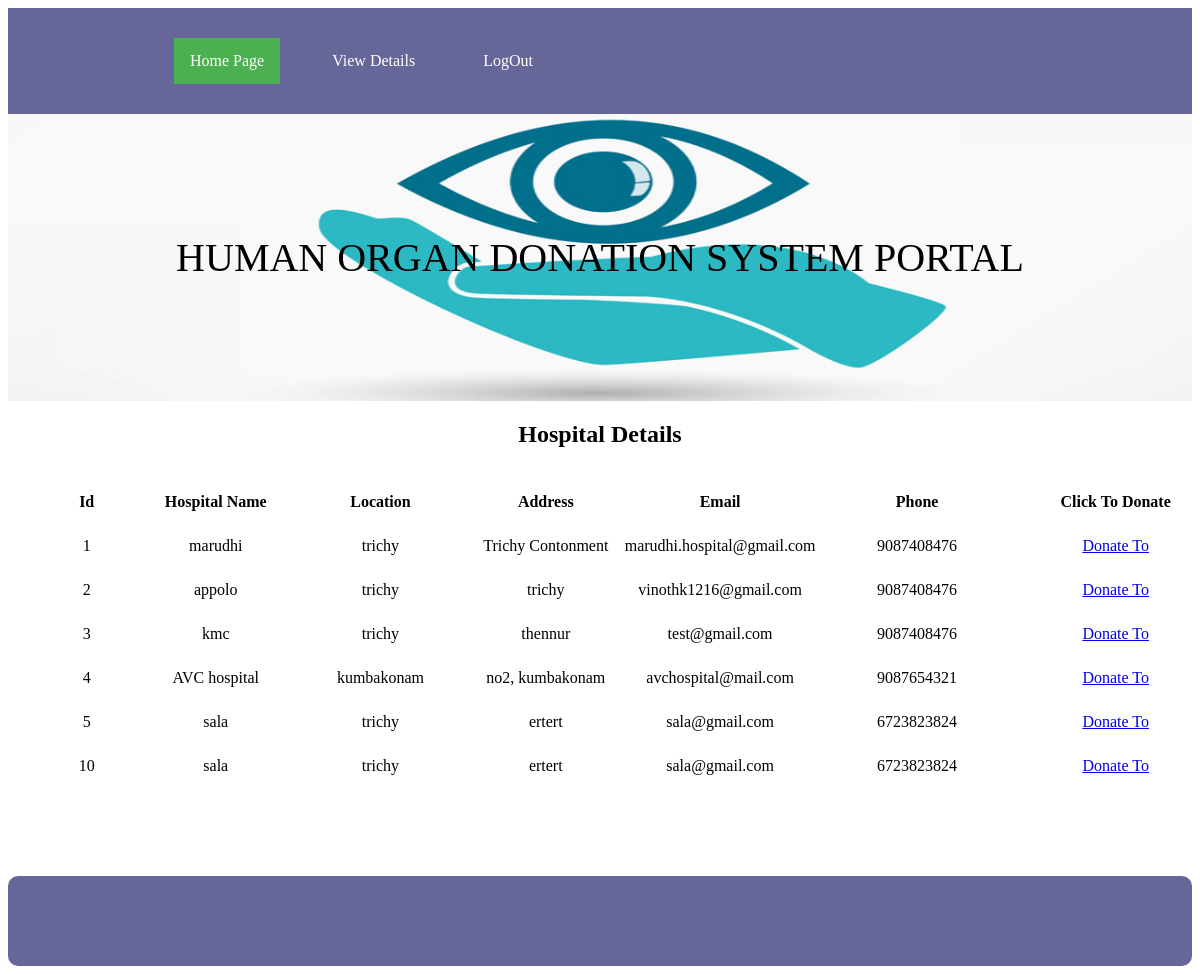
The app's page /uhome.php with its own data.
### tables this page shows
CREATE TABLE `hregist` (
  `id` int(50) NOT NULL,
  `hname` varchar(50) NOT NULL,
  `location` varchar(50) NOT NULL,
  `address` varchar(100) NOT NULL,
  `email` varchar(50) NOT NULL,
  `phone` varchar(50) NOT NULL,
  `admin_name` varchar(50) NOT NULL,
  `license` varchar(200) NOT NULL,
  `psw` varchar(50) NOT NULL
);

### uhome.php (the view, shortened to what this page needs)
<?php
 	include("dbconnect.php");
	extract($_POST);
	?>
<html>
</head>
<ul>
	 <li><a href="#">&nbsp; &nbsp; &nbsp; &nbsp; &nbsp;</a></li>
	  <li><a href="#">&nbsp; &nbsp; &nbsp; &nbsp; &nbsp;</a></li>
  <li><a class="active" href="uhome.php">Home Page</a></li>
  <li><a href="#">&nbsp;</a></li>
  <li><a href="userview.php">View Details</a></li>
   <li><a href="#">&nbsp;</a></li>
   <li><a href="index.php">LogOut</a></li>
</ul>
<div id="bg1"><p>HUMAN ORGAN DONATION SYSTEM PORTAL </p></div>
	<h2 align="center">Hospital Details</h2>
			<table width="102%" align="center">
	<tr>
		<td colspan="10">&nbsp;</td>
		</tr>
		    <tr>
          <td width="2%">&nbsp;</td>
          <td width="9%"><div align="center" class="style6"><strong>Id</strong> </div></td>
		   <td width="13%"><div align="center" class="style6"><strong>Hospital Name</strong> </div></td>
		    <td width="15%"><div align="center" class="style6"><strong>Location</strong> </div></td>
			 <td width="13%"><div align="center" class="style6"><strong>Address</strong> </div></td>
			  <td width="14%"><div align="center" class="style6"><strong>Email</strong> </div></td>
			  <td width="17%"><div align="center" class="style6"><strong>Phone</strong> </div></td>
		    <td width="17%"><div align="center" class="style6"><strong>Click To Donate</strong> </div></td>
        </tr>
		<tr>
		<td colspan="10">&nbsp;</td>
		</tr>
		<?php
		$qry=mysqli_query($conn,"select * from hregist");
		while($row=mysqli_fetch_array($qry))
		{
		?>
        <tr>
		 <td width="2%">&nbsp;</td>
		    <td><div align="center"><?php echo $row['id'];?></div></td>
		   <td><div align="center"><?php echo $row['hname'];?></div></td>
			  <td><div align="center"><?php echo $row['location'];?></div></td>
			 <td><div align="center"><?php echo $row['address'];?></div></td>
			   <td><div align="center"><?php echo $row['email'];?></div></td>
			   <td><div align="center"><?php echo $row['phone'];?></div></td>
			  <td><div align="center"><a href="donate.php?hid=<?php echo $row['id'];?>">Donate To</a></div></td>
        </tr>
		 <tr>
		  	 	<td>&nbsp;</td>
		   		<td>&nbsp;</td>
				<td>&nbsp;</td>
			 	<td>&nbsp;</td>
			 	<td>&nbsp;</td>
			 	<td>&nbsp;</td>
				<td>&nbsp;</td>
		</tr>
        <?php
		}
		?>
				<tr>
		<td colspan="10" align="center">&nbsp;</td>
		</tr>
</table>
<div> &nbsp;</div>
<br>
<br>
<div id="footer"> <strong></strong></div>

### uhome.php (style rules this page uses)
p { color:#000000; text-align: center; text-transform: uppercase; font-size:40px; }
ul { list-style-type: none; margin: 0; padding: 30px; overflow: hidden; background-color: #666699; position: -webkit-sticky; position: sticky; top: 0; border-radius:0px; }
li { float: left; }
li a { display: block; color: white; text-align: center; padding: 14px 16px; text-decoration: none; }
.active { background-color: #4CAF50; }
#footer { padding: 45px; background: #666699; background-repeat: no-repeat; background-size: 1420px 100px; border-radius:10px; text-align:center; text-decoration:blink; font-family: Arial; font-size:15px; }
#bg1 { padding:80px; background:url("images/1.jpg"); background-repeat: no-repeat; background-size: 100% 300px; border-radius:5px; border-radius:0px; font-size:35px; }

### records on screen
hregist: id "1", hname "marudhi", location "trichy", address "Trichy Contonment", email "marudhi.hospital@gmail.com", phone "9087408476"
hregist: id "2", hname "appolo", location "trichy", address "trichy", email "vinothk1216@gmail.com", phone "9087408476"
hregist: id "3", hname "kmc", location "trichy", address "thennur", email "test@gmail.com", phone "9087408476"
hregist: id "4", hname "AVC hospital", location "kumbakonam", address "no2, kumbakonam", email "avchospital@mail.com", phone "9087654321"
hregist: id "5", hname "sala", location "trichy", address "ertert", email "sala@gmail.com", phone "6723823824"
hregist: id "10", hname "sala", location "trichy", address "ertert", email "sala@gmail.com", phone "6723823824"
